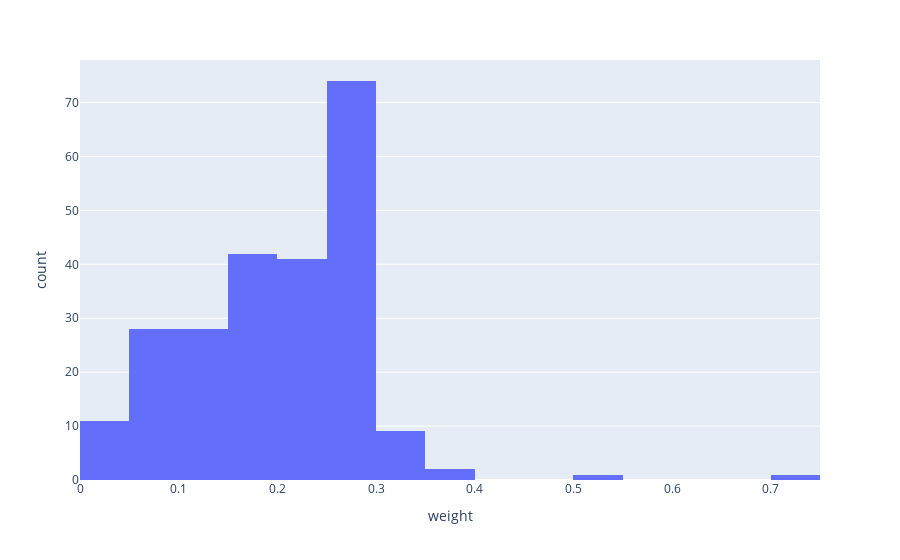

Write notebook code for a chart like this one.
### Code cell
fig = px.histogram(autoreg_df,x='weight')
fig.show()

### Figure 1 — Plotly figure (JSON) as saved in the notebook; plotly's stock layout.template omitted (floating-point values rounded to 4 significant figures; data arrays with more than 128 entries replaced by an {"elided": "..."} marker saying what was removed)
{"data": [{"alignmentgroup": "True", "bingroup": "x", "hovertemplate": "weight=%{x}<br>count=%{y}<extra></extra>", "legendgroup": "", "marker": {"color": "#636efa", "pattern": {"shape": ""}}, "name": "", "offsetgroup": "", "orientation": "v", "showlegend": false, "x": {"elided": "237 float values"}, "xaxis": "x", "yaxis": "y", "type": "histogram"}], "layout": {"xaxis": {"anchor": "y", "domain": [0.0, 1.0], "title": {"text": "weight"}}, "yaxis": {"anchor": "x", "domain": [0.0, 1.0], "title": {"text": "count"}}, "legend": {"tracegroupgap": 0}, "margin": {"t": 60}, "barmode": "relative"}}
